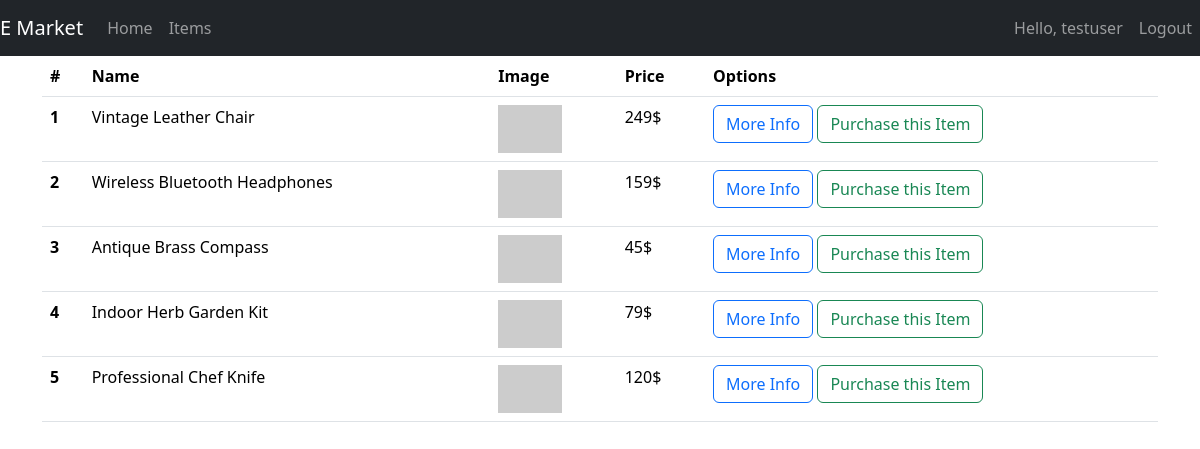
The app's page /items/ (signed in) with its own data.
### main/models.py (models this page shows, shortened)
class Item(models.Model):
    name = models.CharField(max_length=200)
    price = models.IntegerField()
    description = models.CharField(max_length=2000)
    image_url = models.CharField(max_length=256)
    owner = models.ForeignKey(User, default=None, blank=True, on_delete=models.CASCADE, null=True)

### main/views.py (the view)
# urls.py: path('items/', items_page , name="items"),
def items_page (request):
    if request.method == "GET":
        items = Item.objects.all()
        return render(request, template_name="main/items.html", context={'items' : items})
    elif request.method == "POST":
        ...

### main/templates/main/items.html (shortened to what this page needs)
{% extends 'main/base.html' %}
{% block content %}
<table class="table table-hover">
    <thead>
      <tr>
        <th scope="col">#</th>
        <th scope="col">Name</th>
        <th scope="col">Image</th>
        <th scope="col">Price</th>
        <th scope="col">Options</th>
      </tr>
    </thead>
    <tbody>
        {% for item in items %}
            <tr>
                <th scope="row">{{ item.pk }}</th>
                <td>{{ item.name }}</td>
                <td>
                    <img alt="image" style="width:64px" src="{{ item.image_url }}">
                </td>
                <td>{{ item.price }}$</td>
                <td>
                    <button type="button" class="btn btn-outline-primary"
                            data-bs-toggle="modal" data-bs-target="#Modal-MoreInfo{{ item.pk }}">
                        More Info
                    </button>
                    <button
                            type="button" class="btn btn-outline-success"
                            data-bs-toggle="modal" data-bs-target="#Modal-PurchaseConfirm{{ item.pk }}">
                        Purchase this Item
                    </button>
                </td>
            </tr>
        {% endfor %}
    </tbody>
  </table>
{% endblock %}

### main/templates/main/includes/navbar.html (shortened to what this page needs)
<nav class="navbar navbar-expand-md navbar-dark bg-dark">
    <a class="navbar-brand" href="{% url 'home' %}">E Market</a>
    <div class="collapse navbar-collapse" id="navbarNav">
        <ul class="navbar-nav">
            <li class="nav-item active">
                <a class="nav-link" href="{% url 'home' %}">Home</a>
            </li>
            <li class="nav-item">
                <a class="nav-link" href="{% url 'items' %}">Items</a>
            </li>
        </ul>
        <ul class="navbar-nav ms-auto">
            {% if user.is_authenticated  %}
                <li class="nav-item">
                    <a class="nav-link" href="#">Hello, {{ user.username }}</a>
                </li>
                <li class="nav-item">
                    <a class="nav-link" href="{% url 'logout' %}">Logout</a>
                </li>
            {% endif %}
        </ul>
    </div>
</nav>

### records on screen
Item: pk "1", name "Vintage Leather Chair", price "249"
Item: pk "2", name "Wireless Bluetooth Headphones", price "159"
Item: pk "3", name "Antique Brass Compass", price "45"
Item: pk "4", name "Indoor Herb Garden Kit", price "79"
Item: pk "5", name "Professional Chef Knife", price "120"

### other values on screen
{{ user.username }} "testuser"
